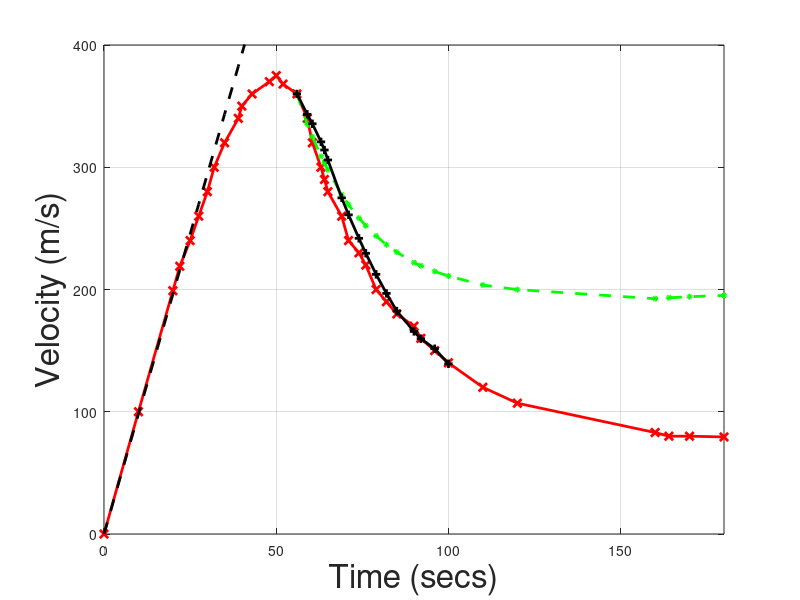

The MATLAB source for this figure:
%Red Bull Data plotted.
close all
clear 

% Read data from file
% First column is time in secs
% Second column is velocity
% Third column is theoretical terminal velocity at that time
jumpdata = csvread('RedBullJumpData.csv');
t_redbull = jumpdata(:,1);
v_redbull = jumpdata(:,2);
terminal_velocity = jumpdata(:,3); % You need to use this in the last question
N_timestamps = length(t_redbull);

%Calculate freefall velocity vector here
g = 9.81;
v_freefall = g * t_redbull;
%rand(size(t_redbull)) * 20 + 100;

% Part 1
figure(1);
h_part1 = plot(t_redbull, v_redbull, 'r-x', 'linewidth', 2.0);
shg;
hold on;

% Part 2
h_part2 = plot(t_redbull, v_freefall, 'k--', 'linewidth', 2.0); 
shg;
grid on;
axis([0 180 0 400]);
xlabel('Time (secs)', 'fontsize', 24);
ylabel('Velocity (m/s)', 'fontsize', 24);


% Part  3
v_err = abs(((v_redbull - v_freefall)./v_redbull) .* 100);
array_location = find(v_err >= 2);
hit_instant = t_redbull(array_location);

fprintf('Mr. B hits the earth''s atmoshpere at %f secs after he jumps\n',...
       hit_instant(1));



% Part 4
% Now starting from the velocity and time = 56 secs 

g = 9.81;
v_numerical_1 = zeros(N_timestamps, 1);
drag_constant = 3/60;
start = find(t_redbull == 56);
% Starting from this time instant, calculate the velocity required
%v_numerical_1(1:start - 1) = v_redbull(1:start - 1);
v_numerical_1(start) = v_redbull(start);

for i = start : N_timestamps - 1
    slope = g - drag_constant * v_numerical_1(i);
    v_numerical_1(i+1) =v_numerical_1(i) + (t_redbull(i+1) - t_redbull(i))*slope;
end

% Plot using the dashed green line with (+) markers
h_part4 = plot(t_redbull(start: length(v_numerical_1)), v_numerical_1(start: length(v_numerical_1)), 'go--','linewidth',2.0, 'MarkerSize', 2.5);shg



% Part 5 
% Calculate the percentage error as required
per_error = zeros(1, 2); 
pe_1 = find(t_redbull == 69); 
pe_2 = find(t_redbull == 180);
per_error(1) = ((v_numerical_1(pe_1) - v_redbull(pe_1)) / v_redbull(pe_1)) * 100;
per_error(2) = ((v_numerical_1(pe_2) - v_redbull(pe_2)) / v_redbull(pe_2)) * 100;
fprintf('The percentage error at 69 and 180 secs is %1.1f and\n', per_error(1));
fprintf('%3.1f  respectively \n', per_error(2));



% Part 6 
% Also update the drag constant at every timestamp

ending = find(t_redbull == 100);
v_numerical_2 = zeros(size(t_redbull));
v_numerical_2(start) = v_redbull(start);

% Heun loop, predicts from t=56 to t=100
for i = start : ending
    h = t_redbull(i+1) - t_redbull(i);

    drag_const = g/((terminal_velocity(i+1))^2);
    dydt = g - drag_const * (v_numerical_2(i)^2);
    tempy = v_numerical_2(i) + h*dydt ;

    drag_const = g/((terminal_velocity(i+2))^2);
    dydt2 = g - drag_const * (tempy^2);

    slope = (dydt+ dydt2) / 2;
    v_numerical_2(i+1) = v_numerical_2(i) + h*slope;
   
end

% This is the handle plot for part 6 (Black line). 
h_part6 = plot(t_redbull(start:ending), v_numerical_2(start:ending), 'k+-', 'LineWidth', 2.0);
shg

%estimated error for Heun model at t = 100.
est_error = abs( ((v_numerical_2(ending) - v_redbull(ending)) / v_redbull(ending)) * 100);
fprintf('The error at t = 100 secs using my estimated drag information is %f\n', est_error);

%%%%%%%%%%%%%%%%%%%%%%%%%%%%%%%%%%%%%%%%%%%%%%%%%%%%%%%%%%%%%%%%%%%%%%%
% Check for existence of variables
if (~exist('v_freefall', 'var'))
  error('The variable v_freefall does not exist.')
end;
if (~exist('hit_instant', 'var'))
  error('The variable hit_instant does not exist.')
end;
if (~exist('per_error', 'var'))
  error('The variable per_error does not exist.')
end;
if (exist('per_error', 'var'))
  l = size(per_error);
  if ( sum(l - [1 2]) ~= 0)
    error('per_error is not a 2 element vector. Please make it so.')
  end;
end;
if (~exist('v_numerical_1', 'var'))
  error('The variable v_numerical_1 does not exist.')
end;  
if (~exist('est_error', 'var'))
  error('The variable est_error does not exist.')
end;  
if (~exist('h_part1', 'var'))
  error('The plot handle h_part1 is missing. Please create it as instructed.')
end;
if (~exist('h_part2', 'var'))
  error('The plot handle h_part2 is missing. Please create it as instructed.')
end;
if (~exist('h_part4', 'var'))
  error('The plot handle h_part4 is missing. Please create it as instructed.')
end;
if (~exist('h_part6', 'var'))
  error('The plot handle h_part6 is missing. Please create it as instructed.')
end;
